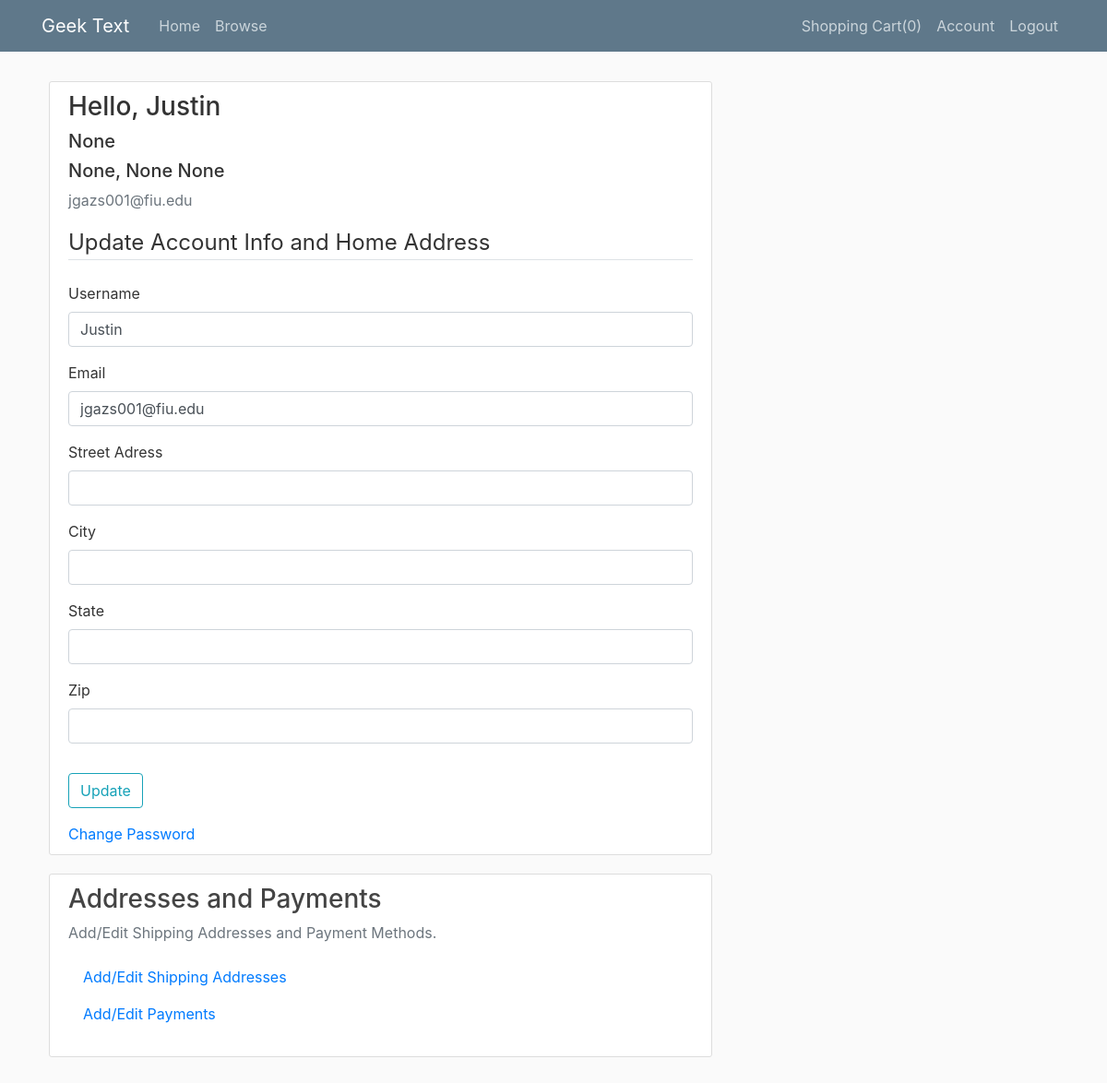
Page /account (signed in) on the committed database.
### bookstore/models.py (models this page shows, shortened)
class User(db.Model, UserMixin):
    id = db.Column(db.Integer, primary_key=True)
    username = db.Column(db.String(20), unique=True, nullable=False)
    email = db.Column(db.String(50), unique=True, nullable=False)
    password = db.Column(db.String(30), nullable=False)
    street = db.Column(db.String(60))
    city = db.Column(db.String(30))
    state = db.Column(db.String(2))
    zip = db.Column(db.String(5))
    addresses = db.relationship('ShippingAddress', backref='user')
    payments = db.relationship('PaymentMethod', backref='user')

### bookstore/routes.py (the view)
@app.route("/account", methods=['GET','POST'])
@login_required
def account():
    form = UpdateAccountForm()
    if form.validate_on_submit():
        current_user.username = form.username.data
        current_user.email = form.email.data
        current_user.street = form.street.data
        current_user.city = form.city.data
        current_user.zip = form.zip.data
        current_user.state = form.state.data
        db.session.commit()
        flash('Your account has been updated', 'success')
        return redirect(url_for('account'))
    elif request.method == 'GET':
        form.username.data = current_user.username
        form.email.data = current_user.email
        form.street.data = current_user.street
        form.city.data = current_user.city
        form.state.data = current_user.state
        form.zip.data = current_user.zip
    return render_template('account.html', title='Account', form=form)

### bookstore/forms.py (shortened to what this page needs)
class UpdateAccountForm(FlaskForm):
    username = StringField('Username', validators=[DataRequired(), Length(min=2, max=20)])
    email = StringField('Email', validators=[DataRequired(), Email()])
    street = StringField('Street Adress')
    city = StringField('City')
    zip = IntegerField('Zip')
    state = StringField('State',validators=[Length(min=2, max=2)])
    submit = SubmitField('Update')

### bookstore/models.py (called while the page is built)
@login_manager.user_loader
def load_user(user_id):
    return User.query.get(int(user_id))

### bookstore/templates/account.html (shortened to what this page needs)
{% extends "layout.html" %}
{% block content %}
<div class="content-section">
    <div class="media">
        <div class="media-body">
            <h2 class="h3">Hello, {{ current_user.username }}</h2>
            <h2 class="h5">{{ current_user.street }}</h2>
            <h2 class="h5">{{ current_user.city }}, {{current_user.state}} {{current_user.zip}}</h2>
            <p class="text-secondary">{{ current_user.email }}</p>
        </div>
    </div>
    <form method="POST" action="">
        <fieldset class="form-group">
            <legend class="border-bottom mb-4">Update Account Info and Home Address</legend>
            <div class="form-group">
                {{ form.username.label(class="form-control-label") }}
                {% if form.username.errors %}
                {{ form.username(class="form-control form-control-md is-invalid") }}
                <div class="invalid-feedback">
                    {% for error in form.username.errors %}
                    <span>{{ error }}</span>
                    {% endfor %}
                </div>
                {% else %}
                {{ form.username(class="form-control form-control-md") }}
                {% endif %}
            </div>
            <div class="form-group">
                {{ form.email.label(class="form-control-label") }}
                {% if form.email.errors %}
                {{ form.email(class="form-control form-control-md is-invalid") }}
                <div class="invalid-feedback">
                    {% for error in form.email.errors %}
                    <span>{{ error }}</span>
                    {% endfor %}
                </div>
                {% else %}
                {{ form.email(class="form-control form-control-md") }}
                {% endif %}
            </div>
            <div class="form-group">
                {{ form.street.label(class="form-control-label") }}
                {% if form.street.errors %}
                {{ form.street(class="form-control form-control-md is-invalid") }}
                <div class="invalid-feedback">
                    {% for error in form.street.errors %}
                    <span>{{ error }}</span>
                    {% endfor %}
                </div>
                {% else %}
                {{ form.street(class="form-control form-control-md") }}
                {% endif %}
            </div>
            <div class="form-group">
                {{ form.city.label(class="form-control-label") }}
                {% if form.city.errors %}
                {{ form.city(class="form-control form-control-md is-invalid") }}
                <div class="invalid-feedback">
                    {% for error in form.city.errors %}
                    <span>{{ error }}</span>
                    {% endfor %}
                </div>
                {% else %}
                {{ form.city(class="form-control form-control-md") }}
                {% endif %}
            </div>
            <div class="form-group">
                {{ form.state.label(class="form-control-label") }}
                {% if form.state.errors %}
                {{ form.state(class="form-control form-control-md is-invalid") }}
                <div class="invalid-feedback">
                    {% for error in form.state.errors %}
                    <span>{{ error }}</span>
                    {% endfor %}
                </div>
                {% else %}
                {{ form.state(class="form-control form-control-md") }}
                {% endif %}
            </div>
            <div class="form-group">
                {{ form.zip.label(class="form-control-label") }}
                {% if form.zip.errors %}
                {{ form.zip(class="form-control form-control-md is-invalid") }}
                <div class="invalid-feedback">
                    {% for error in form.zip.errors %}
                    <span>{{ error }}</span>
                    {% endfor %}
                </div>
                {% else %}
                {{ form.zip(class="form-control form-control-md") }}
                {% endif %}
            </div>
        </fieldset>
        <div class="form-group">
            {{ form.submit(class="btn btn-outline-info") }}
        </div>
    </form>
    <a href="{{url_for('change_password')}}">Change Password</a>
</div>
<div class="col-md-14">
    <div class="content-section">
      <h3>Addresses and Payments</h3>
      <p class='text-muted'>Add/Edit Shipping Addresses and Payment Methods.
        <ul class="list-group">
          <a class="nav-item nav-link" href="/shipping">Add/Edit Shipping Addresses</a>
          <a class="nav-item nav-link" href="/payments">Add/Edit Payments</a>
        </ul>
      </p>
    </div>
  </div>
{% endblock content %}

### bookstore/static/main.css (style rules this page uses)
body { background: #fafafa; color: #333333; margin-top: 5rem; }
h1, h2, h3, h4, h5, h6 { color: #444444; }
.content-section { background: #ffffff; padding: 10px 20px; border: 1px solid #dddddd; border-radius: 3px; margin-bottom: 20px; }

### rows in the picture
User: username "Justin", street "None", city "None", state "None", zip "None", email "jgazs001@fiu.edu"

### other values in the picture
{{ session['Shoppingcart']|length }} "0"
